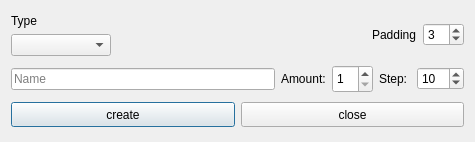
<?xml version="1.0" encoding="UTF-8"?>
<ui version="4.0">
 <class>CreateNewEntity</class>
 <widget class="QDialog" name="CreateNewEntity">
  <property name="geometry">
   <rect>
    <x>0</x>
    <y>0</y>
    <width>475</width>
    <height>142</height>
   </rect>
  </property>
  <property name="windowTitle">
   <string>Dialog</string>
  </property>
  <property name="toolTip">
   <string>shot suffix</string>
  </property>
  <layout class="QVBoxLayout" name="verticalLayout_2">
   <item>
    <layout class="QHBoxLayout" name="horizontalLayout_2">
     <item>
      <layout class="QVBoxLayout" name="verticalLayout">
       <item>
        <widget class="QLabel" name="label">
         <property name="maximumSize">
          <size>
           <width>30</width>
           <height>16777215</height>
          </size>
         </property>
         <property name="text">
          <string>Type</string>
         </property>
        </widget>
       </item>
       <item>
        <widget class="QComboBox" name="entityTypeCb">
         <property name="minimumSize">
          <size>
           <width>100</width>
           <height>0</height>
          </size>
         </property>
        </widget>
       </item>
      </layout>
     </item>
     <item>
      <spacer name="horizontalSpacer">
       <property name="orientation">
        <enum>Qt::Horizontal</enum>
       </property>
       <property name="sizeHint" stdset="0">
        <size>
         <width>40</width>
         <height>20</height>
        </size>
       </property>
      </spacer>
     </item>
     <item>
      <layout class="QHBoxLayout" name="horizontalLayout_3">
       <item>
        <widget class="QLabel" name="label_2">
         <property name="text">
          <string>Padding</string>
         </property>
        </widget>
       </item>
       <item>
        <widget class="QSpinBox" name="paddingBox">
         <property name="toolTip">
          <string>Fix a number of digits. 0 no padding</string>
         </property>
         <property name="maximum">
          <number>10</number>
         </property>
         <property name="value">
          <number>3</number>
         </property>
        </widget>
       </item>
      </layout>
     </item>
    </layout>
   </item>
   <item>
    <layout class="QHBoxLayout" name="horizontalLayout_4">
     <item>
      <widget class="QLineEdit" name="suffixLineEdit">
       <property name="placeholderText">
        <string>Name</string>
       </property>
      </widget>
     </item>
     <item>
      <widget class="QLabel" name="label_4">
       <property name="text">
        <string>Amount:</string>
       </property>
      </widget>
     </item>
     <item>
      <widget class="QSpinBox" name="amountBox">
       <property name="sizePolicy">
        <sizepolicy hsizetype="Minimum" vsizetype="Minimum">
         <horstretch>0</horstretch>
         <verstretch>0</verstretch>
        </sizepolicy>
       </property>
       <property name="minimumSize">
        <size>
         <width>0</width>
         <height>28</height>
        </size>
       </property>
       <property name="minimum">
        <number>1</number>
       </property>
       <property name="maximum">
        <number>10</number>
       </property>
      </widget>
     </item>
     <item>
      <widget class="QLabel" name="label_3">
       <property name="text">
        <string>Step: </string>
       </property>
      </widget>
     </item>
     <item>
      <widget class="QSpinBox" name="stepSpinBox">
       <property name="minimum">
        <number>1</number>
       </property>
       <property name="maximum">
        <number>100</number>
       </property>
       <property name="value">
        <number>10</number>
       </property>
      </widget>
     </item>
    </layout>
   </item>
   <item>
    <layout class="QHBoxLayout" name="horizontalLayout">
     <item>
      <widget class="QPushButton" name="createBtn">
       <property name="minimumSize">
        <size>
         <width>30</width>
         <height>25</height>
        </size>
       </property>
       <property name="text">
        <string>create</string>
       </property>
      </widget>
     </item>
     <item>
      <widget class="QPushButton" name="closeBtn">
       <property name="minimumSize">
        <size>
         <width>30</width>
         <height>25</height>
        </size>
       </property>
       <property name="text">
        <string>close</string>
       </property>
      </widget>
     </item>
    </layout>
   </item>
  </layout>
 </widget>
 <resources/>
 <connections/>
</ui>
